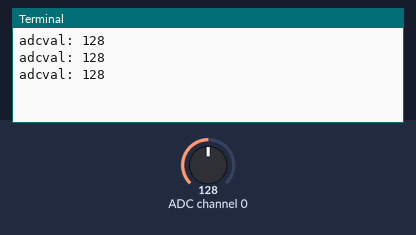
Recording of a program running on a simulated Raspberry Pi (header pin numbers). Parts: the last lines printed to the terminal. The test bench sets the inputs (shaded band); at power-on: ADC channel 0 = 128 (analog values on the 0–255 scale). Library files of the repository ran but are not shown: ADC0832.py.

Above: at 1.2 s.
1.3 s: ADC channel 0 set to 178
At 1.86 s:
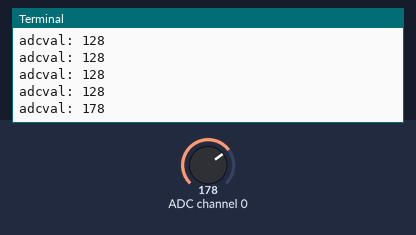
2.8 s: ADC channel 0 set to 224
At 3.07 s:
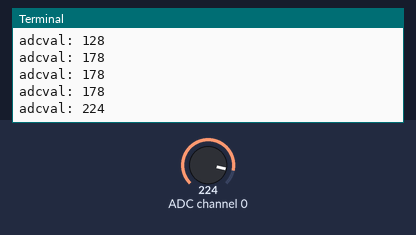
Timing chart, 0 to 5.8 s (numbered marks = the images above; inputs shaded):
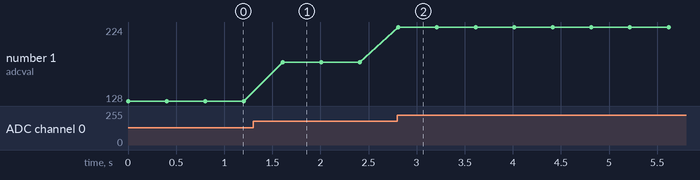

Measured:
- after the input at 1.3 s, the terminal: prints a new line after 0.31 s (image 1)
- after the input at 2.8 s, the terminal: prints a new line at once (image 2)
- plotted number 1: 128 → 178 after the input at 1.3 s, 178 → 224 after the input at 2.8 s

The program:

11_photoresistor.py
```python
#!/usr/bin/env python
import ADC0832 as ADC
import RPi.GPIO as GPIO
import time

def setup():
	ADC.setup()

def loop():
	while True:
		analogVal = ADC.getResult(0)
		print 'adcval:', analogVal
		time.sleep(0.4)

if __name__ == '__main__':
	try:
		setup()
		loop()
	except KeyboardInterrupt:
		pass
```
